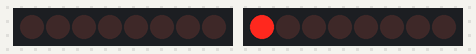
Recording of a sketch running on a simulated Arduino Uno, built with avr-gcc and run on an emulated ATmega328P. Shown: 2 × 8 shift-register outputs drawn as a row of LEDs (first output left, lit = HIGH). Wiring (inferred from the names in the program): 2 × shift register (74HC595): data pin 4, shift clock pin 2, latch pin 12 / data pin 13, shift clock pin 11, latch pin 3. Wiring (inferred from the signals the program sends): 2 × row of LEDs: on Q0, Q1, Q2, Q3, Q4, Q5, Q6, Q7 / on Q0, Q1, Q2, Q3, Q4, Q5, Q6, Q7. Random numbers use the default seed unless the sketch sets one.

Above: at 0.15 s.
At 3.56 s:
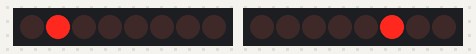
At 10.06 s:
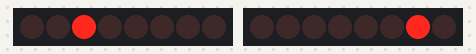
At 19.94 s:
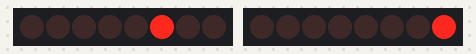
At 29.86 s:
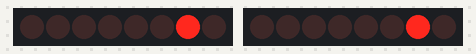
At 39.77 s:
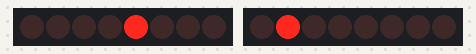
Timing chart, 0 to 40.0 s (numbered marks = the images above):
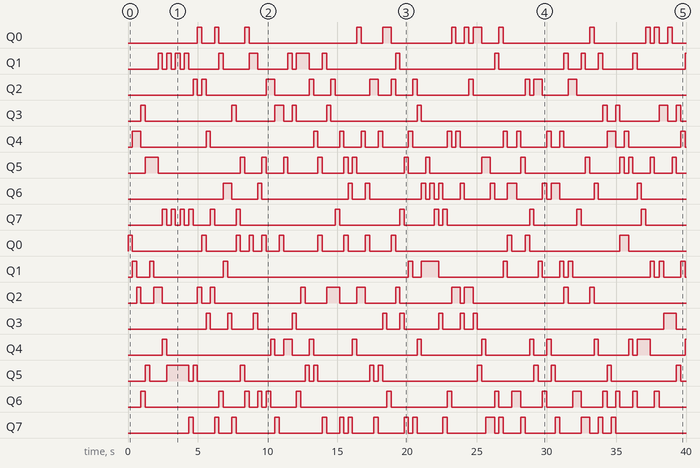

Measured:
- by itself, Q0: LOW → HIGH at 5.0 s, → LOW 0.31 s later, → HIGH 0.93 s later, → LOW 0.31 s later, … (26 changes in this stretch)
- by itself, Q1: LOW → HIGH at 2.2 s, → LOW 0.31 s later, → HIGH 0.31 s later, → LOW 0.31 s later, … (31 changes in this stretch)
- by itself, Q2: LOW → HIGH at 4.7 s, → LOW 0.31 s later, → HIGH 0.31 s later, → LOW 0.31 s later, … (24 changes in this stretch)
- by itself, Q3: LOW → HIGH at 0.93 s, → LOW 0.31 s later, → HIGH 6.2 s later, → LOW 0.31 s later, … (20 changes in this stretch)
- by itself, Q4: LOW → HIGH at 0.31 s, → LOW 0.62 s later, → HIGH 4.7 s later, → LOW 0.31 s later, … (32 changes in this stretch)
- by itself, Q5: LOW → HIGH at 1.2 s, → LOW 0.93 s later, → HIGH 5.9 s later, → LOW 0.31 s later, … (32 changes in this stretch)
- by itself, Q6: LOW → HIGH at 6.8 s, → LOW 0.62 s later, → HIGH 1.9 s later, → LOW 0.31 s later, … (28 changes in this stretch)
- by itself, Q7: LOW → HIGH at 2.5 s, → LOW 0.31 s later, → HIGH 0.31 s later, → LOW 0.31 s later, … (26 changes in this stretch)

The sketch:

display_randomglow.ino
```cpp
// 1 - row
// 2 - col

#define DATA1 13
#define DATA2 4

#define LATCH1 12
#define LATCH2 3

#define CLOCK1 11
#define CLOCK2 2

#define OE1 8
#define OE2 7

void setup()
{
pinMode(LATCH1,OUTPUT);
pinMode(CLOCK1,OUTPUT);
pinMode(DATA1,OUTPUT);
pinMode(OE1,OUTPUT);

pinMode(LATCH2,OUTPUT);
pinMode(CLOCK2,OUTPUT);
pinMode(DATA2,OUTPUT);
pinMode(OE2,OUTPUT);
randomSeed(analogRead(0));
// data 2 gives +ve
//data 1 gives -ve
}

void loop()
{
  int rnd1,rnd2;
  rnd1 = random(1,9);
  rnd2 = random(1,9);

led_select(rnd1,rnd2);
delay(10);

}

void led_select(int row,int col)
{ int col_decode,row_decode;
  int powr=1,powc=1;
  int i;

  if(row <= 8 & col <= 8 & row >= 0 & col >= 0)
  {
  for(i=0;i<row-1;i++)
  powr *= 2;
  for(i=0;i<col-1;i++)
  powc *= 2;


  row_decode = 255 - powr;
  col_decode = powc;

  digitalWrite(LATCH1,LOW);
  digitalWrite(OE1,HIGH);
  shiftOut(DATA1,CLOCK1,MSBFIRST,row_decode); //row
  digitalWrite(LATCH1,HIGH);
  digitalWrite(OE1,LOW);

  digitalWrite(LATCH2,LOW);
  digitalWrite(OE2,HIGH);
  shiftOut(DATA2,CLOCK2,MSBFIRST,col_decode); //col
  digitalWrite(LATCH2,HIGH);
  digitalWrite(OE2,LOW);
  delay(1);
  }
}

void led_hexselect(int row,int col)
{
  digitalWrite(LATCH1,LOW);
  digitalWrite(OE1,HIGH);
  shiftOut(DATA1,CLOCK1,MSBFIRST,row); //row
  digitalWrite(LATCH1,HIGH);
  digitalWrite(OE1,LOW);

  digitalWrite(LATCH2,LOW);
  digitalWrite(OE2,HIGH);
  shiftOut(DATA2,CLOCK2,MSBFIRST,col); //col
  digitalWrite(LATCH2,HIGH);
  digitalWrite(OE2,LOW);
  delay(1);
}
```
